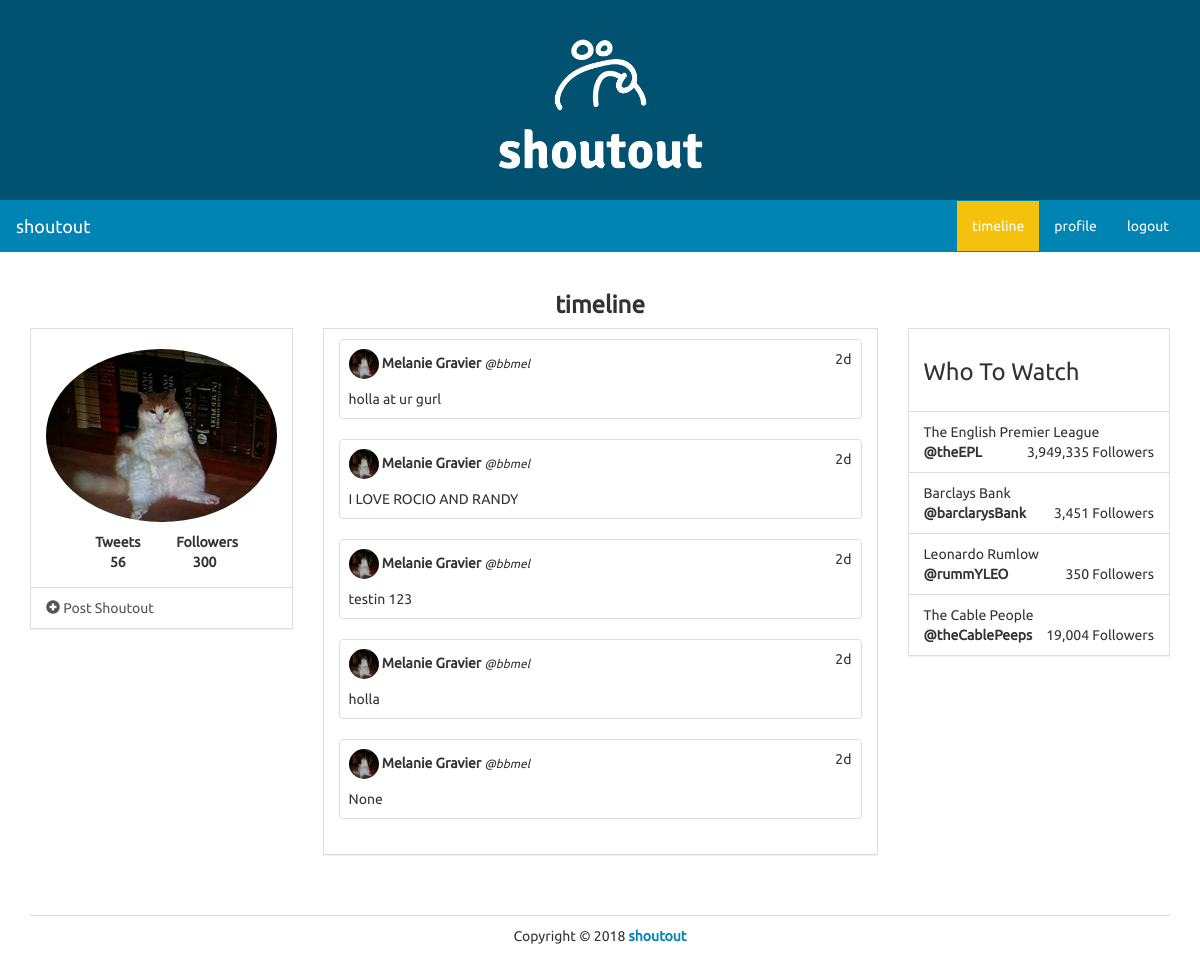
The app's page /timeline/bbmel with its own data.
### models.py (models this page shows)
class User(UserMixin, db.Model):
    id = db.Column(db.Integer, primary_key=True)
    name = db.Column(db.String(100))
    username = db.Column(db.String(30))
    image = db.Column(db.String(100))
    password = db.Column(db.String(50))
    join_date = db.Column(db.DateTime)
    shoutous = db.relationship('Shoutout', backref='user', lazy='dynamic')
    following = db.relationship('User', secondary=followers,
        primaryjoin=(followers.c.follower_id == id),
        secondaryjoin=(followers.c.followee_id == id),
        backref=db.backref('followers', lazy='dynamic'), lazy='dynamic')
    followed_by = db.relationship('User', secondary=followers,
        primaryjoin=(followers.c.followee_id == id),
        secondaryjoin=(followers.c.follower_id == id),
        backref=db.backref('followees', lazy='dynamic'), lazy='dynamic')

class Shoutout(db.Model):
    id = db.Column(db.Integer, primary_key=True)
    user_id = db.Column(db.Integer, db.ForeignKey('user.id'))
    text = db.Column(db.String(200))
    date_created = db.Column(db.DateTime)

### views.py (the view, shortened to what this page needs)
@app.route('/timeline', defaults={'username' : None})
@app.route('/timeline/<username>') # generalizes the timeline
def timeline(username):
    form = ShoutoutForm()
    if username:
        user = User.query.filter_by(username=username).first()
        if not user:
            abort(404)
        shoutouts = Shoutout.query.filter_by(user=user).order_by(Shoutout.date_created.desc()).all()
        total_shoutouts = len(shoutouts)
    current_time = datetime.now()
    return render_template('timeline.html', form=form, shoutouts=shoutouts, current_time=current_time, current_user=user, total_shoutouts=total_shoutouts)

### app.py (called while the page is built)
@app.template_filter('time_since')
def time_since(delta):
    seconds = delta.total_seconds()
    days, seconds = divmod(seconds, 86400)
    hours, seconds = divmod(seconds, 3600)
    minutes, seconds = divmod(seconds, 60)
    if days > 0:
        return '%dd' % (days)
    elif hours > 0:
        return '%dh' % (hours)
    elif minutes > 0:
        return '%dm' % (minutes)
    else:
        return 'Just now'

### templates/timeline.html (shortened to what this page needs)
<!DOCTYPE html>
<html lang="en">
	<head>
		<link rel="stylesheet" href="{{ url_for('static', filename='bs/css/united.min.css') }}">
		<link rel="stylesheet" href="{{ url_for('static', filename='css/styles.css') }}">
	</head>
	<body>
		<div class="container-fluid">
			<div class="row" id="banner">
				<div class="title col-lg-12">
					<img src='static/logos/white_logo_transparent.png' alt="logo" width="19%" height="19%">
				</div>
			</div>
		</div>
		<nav class="navbar navbar-default" role="navigation">
			<div class="container-fluid">
				<div class="navbar-header">
					<a class="navbar-brand" href="./">shoutout</a>
				</div>
				<div class="collapse navbar-collapse navbar-ex1-collapse">
					<ul class="nav navbar-nav navbar-right">
						<li class="active"><a href="{{ url_for('timeline') }}">timeline</a></li>
						<li class=""><a href="{{ url_for('profile') }}">profile</a></li>
						<li class=""><a href="">logout</a></li>
					</ul>
				</div>
			</div>
		</nav>
		<div class="container">
			<div class="row">
				<div class="col-lg-12">
					<h3 class="text-center bold">timeline</h3>
				</div>
				<div class="col-lg-3">
					<div class="panel panel-default">
						<div class="panel-body">
							<div class="row pad">
								<div class="col-lg-12">
									<img src="{{ current_user.image }}" class="img-responsive img-circle center-block" alt="Image" />
								</div>
							</div>
							<div class="row pad">
								<div class="col-lg-4 col-lg-offset-2 text-center">
									<strong>
										Tweets <br />
										56
									</strong>
								</div>
								<div class="col-lg-4 text-center">
									<strong>
										Followers <br />
										300
									</strong>
								</div>
							</div>
						</div>
						<ul class="list-group">
							<a class="list-group-item" data-toggle="modal" href="#newPost" data-backdrop="static" data-keboard="false">
								<i class="glyphicon glyphicon-plus-sign"></i> Post Shoutout
							</a>
						</ul>
					</div>
				</div>
				<div class="col-lg-6">
					<div class="panel panel-default">
						<div class="panel-body">
							{% for shoutout in shoutouts %}
								<div class="row">
									<div class="col-xs-12 col-sm-12 col-md-12 col-lg-12">
										<div class="thumbnail">
											<div class="caption">
												<div class="row">
													<div class="col-lg-10">
														<img src="{{ shoutout.user.image }}" style="width: 30px; height: 30px;" class="img-circle">
														<strong>{{ shoutout.user.name }}</strong>
														<small><em>@{{ shoutout.user.username }}</em></small>
													</div>
													<div class="col-lg-2 text-right">
														{{ (current_time - shoutout.date_created)|time_since }}
													</div>
												</div>
												<div class="row pad">
													<div class="col-lg-12">
														{{ shoutout.text }}
													</div>
												</div>
											</div>
										</div>
									</div>
								</div>
							{% endfor %}
						</div>
					</div>
				</div>
				<div class="col-lg-3">
					<div class="panel panel-default">
						<div class="panel-body">
							<h3>Who To Watch</h3>
						</div>
						<ul class="list-group">
							<li class="list-group-item">
								The English Premier League
								<div>
									<strong>@theEPL</strong>
									<span class="pull-right">
										3,949,335 Followers
									</span>
								</div>
							</li>
							<li class="list-group-item">
								Barclays Bank
								<div>
									<strong>@barclarysBank</strong>
									<span class="pull-right">
										3,451 Followers
									</span>
								</div>
							</li>
							<li class="list-group-item">
								Leonardo Rumlow
								<div>
									<strong>@rummYLEO</strong>
									<span class="pull-right">
										350 Followers
									</span>
								</div>
							</li>
							<li class="list-group-item">
								The Cable People
								<div>
									<strong>@theCablePeeps</strong>
									<span class="pull-right">
										19,004 Followers
									</span>
								</div>
							</li>
						</ul>
					</div>
				</div>
			</div>
			<footer>
				<div class="row pad">
					<div class="col-lg-12 text-center">
						Copyright &copy; 2018 <strong> <a href="./">shoutout</a></strong>
					</div>
				</div>
			</footer>
		</div>
	</body>
</html>

### static/css/styles.css (style rules this page uses)
body { font-family: Ubuntu, verdana, georgia, serif, sans-serif; }
a, a:hover, a:active, a:focus, a:visited { text-decoration: none; }
.bold { font-weight: bolder !important; }
div.panel, .btn, .navbar { border-radius: 0; }
footer { margin-top: 40px; margin-bottom: 20px; }
.pad { margin-top: 10px !important; }
div.panel-body { padding-top: 10px; }
body > nav { border-radius: 0 !important; }
div.thumbnail { padding: 0; }
footer { border-top: 1px solid rgba(44, 62, 80, .2); }
#banner { height: 200px; background-color: #015270; text-align: center; padding: 10px; padding-top: 20px; }

### records on screen
User: image (picture)
Shoutout: user.image (picture), user.name "Melanie Gravier", user.username "bbmel", (current_time-shoutout.date_created)|time_since "2d", text "holla at ur gurl"
Shoutout: user.image (picture), user.name "Melanie Gravier", user.username "bbmel", (current_time-shoutout.date_created)|time_since "2d", text "I LOVE ROCIO AND RANDY"
Shoutout: user.image (picture), user.name "Melanie Gravier", user.username "bbmel", (current_time-shoutout.date_created)|time_since "2d", text "testin 123"
Shoutout: user.image (picture), user.name "Melanie Gravier", user.username "bbmel", (current_time-shoutout.date_created)|time_since "2d", text "holla"
Shoutout: user.image (picture), user.name "Melanie Gravier", user.username "bbmel", (current_time-shoutout.date_created)|time_since "2d", text "None"
